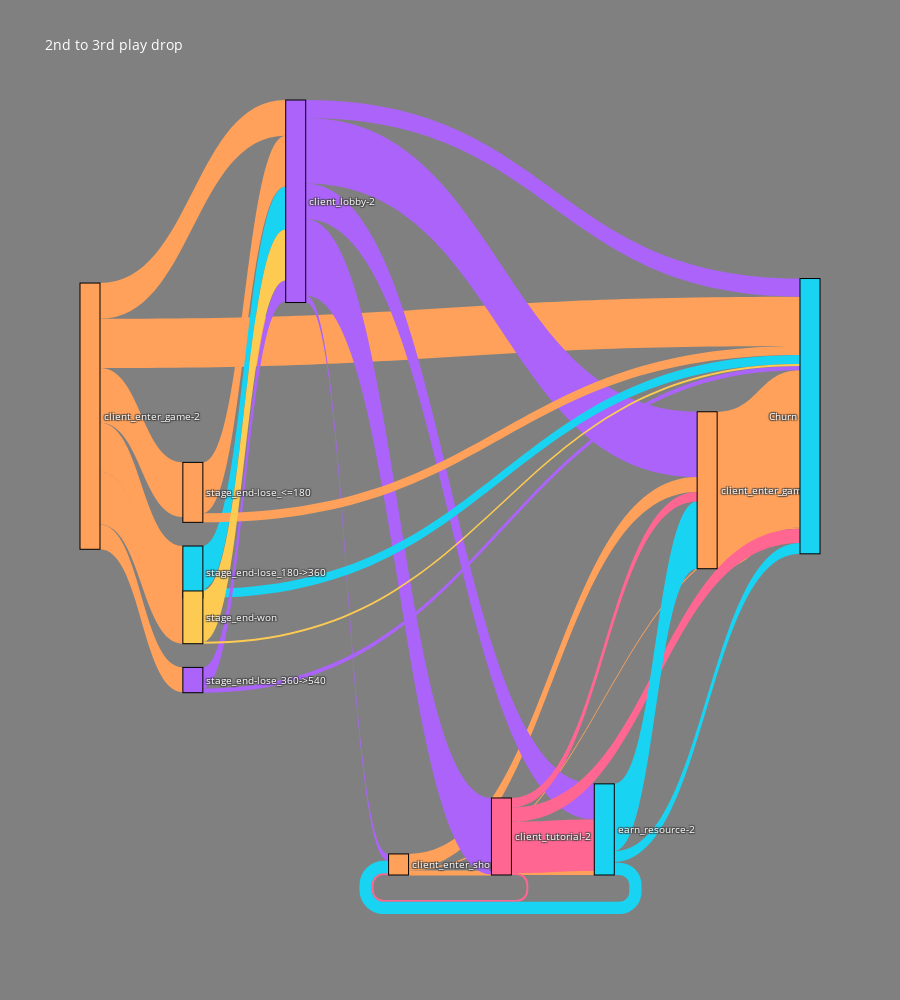

Notebook code cell kept with this figure:
### Markdown cell above
# First play action

### Code cell
df = pd.read_csv('data/2nd_play_short.csv')
df = df.dropna()

total_user = df[df['source']=='client_enter_game-2']['user'].sum()
df = df.groupby(['source', 'target'])['user'].sum().reset_index().rename(columns={0:'user'})
df['user'] = df.apply(lambda x: round(x['user'] / total_user * 100, 1), axis=1)

fig = create_funnel_graph(df, chart_title='2nd to 3rd play drop')

fig.show()

### Figure 1 — Plotly figure (JSON) as saved in the notebook; plotly's stock layout.template omitted (floating-point values rounded to 4 significant figures)
{"data": [{"link": {"color": ["#FFA15A", "#FFA15A", "#FFA15A", "#FFA15A", "#FFA15A", "#FFA15A", "#FFA15A", "#FFA15A", "#FFA15A", "#FFA15A", "#FFA15A", "#AB63FA", "#AB63FA", "#AB63FA", "#AB63FA", "#AB63FA", "#FF6692", "#FF6692", "#FF6692", "#FF6692", "#19D3F3", "#19D3F3", "#19D3F3", "#19D3F3", "#19D3F3", "#AB63FA", "#AB63FA", "#FFA15A", "#FFA15A", "#FECB52", "#FECB52"], "source": [0, 0, 0, 0, 0, 0, 6, 7, 7, 7, 7, 11, 11, 11, 11, 11, 16, 16, 16, 16, 20, 20, 20, 23, 23, 25, 25, 27, 27, 29, 29], "target": [31, 11, 23, 25, 27, 29, 31, 31, 6, 16, 20, 31, 6, 7, 16, 20, 31, 6, 7, 20, 31, 6, 7, 31, 11, 31, 11, 31, 11, 31, 11], "value": [18.5, 13.4, 18.4, 9.3, 20.5, 19.8, 58.9, 0.6, 5.6, 0.2, 1.5, 6.8, 24.5, 2.6, 28.7, 13.4, 5.3, 3.6, 0.7, 19.3, 4.1, 25.2, 4.6, 3.4, 16.1, 1.6, 7.9, 3.4, 19.1, 0.7, 19.1]}, "node": {"color": ["#FFA15A", "#FFA15A", "#FFA15A", "#FFA15A", "#FFA15A", "#FFA15A", "#FFA15A", "#FFA15A", "#FFA15A", "#FFA15A", "#FFA15A", "#AB63FA", "#AB63FA", "#AB63FA", "#AB63FA", "#AB63FA", "#FF6692", "#FF6692", "#FF6692", "#FF6692", "#19D3F3", "#19D3F3", "#19D3F3", "#19D3F3", "#19D3F3", "#AB63FA", "#AB63FA", "#FFA15A", "#FFA15A", "#FECB52", "#FECB52", "#19D3F3", "#AB63FA", "#19D3F3", "#AB63FA", "#FFA15A", "#FECB52", "#19D3F3", "#19D3F3", "#FFA15A", "#FF6692", "#19D3F3", "#19D3F3", "#FFA15A", "#FFA15A", "#FF6692", "#19D3F3", "#19D3F3", "#FFA15A", "#FFA15A", "#19D3F3", "#19D3F3", "#FFA15A", "#FFA15A", "#19D3F3", "#AB63FA", "#19D3F3", "#AB63FA", "#19D3F3", "#AB63FA", "#19D3F3", "#AB63FA"], "label": ["client_enter_game-2", "client_enter_game-2", "client_enter_game-2", "client_enter_game-2", "client_enter_game-2", "client_enter_game-2", "client_enter_game-3", "client_enter_shop-2", "client_enter_shop-2", "client_enter_shop-2", "client_enter_shop-2", "client_lobby-2", "client_lobby-2", "client_lobby-2", "client_lobby-2", "client_lobby-2", "client_tutorial-2", "client_tutorial-2", "client_tutorial-2", "client_tutorial-2", "earn_resource-2", "earn_resource-2", "earn_resource-2", "stage_end-lose_180->360", "stage_end-lose_180->360", "stage_end-lose_360->540", "stage_end-lose_360->540", "stage_end-lose_<=180", "stage_end-lose_<=180", "stage_end-won", "stage_end-won", "Churn", "client_lobby-2", "stage_end-lose_180->360", "stage_end-lose_360->540", "stage_end-lose_<=180", "stage_end-won", "Churn", "Churn", "client_enter_game-3", "client_tutorial-2", "earn_resource-2", "Churn", "client_enter_game-3", "client_enter_shop-2", "client_tutorial-2", "earn_resource-2", "Churn", "client_enter_game-3", "client_enter_shop-2", "earn_resource-2", "Churn", "client_enter_game-3", "client_enter_shop-2", "Churn", "client_lobby-2", "Churn", "client_lobby-2", "Churn", "client_lobby-2", "Churn", "client_lobby-2"], "line": {"color": "black", "width": 1}, "pad": 20, "thickness": 20}, "type": "sankey"}], "layout": {"font": {"color": "white", "size": 10}, "height": 1000, "paper_bgcolor": "grey", "plot_bgcolor": "rgba(0,0,0,0)", "title": {"text": "2nd to 3rd play drop"}}}
